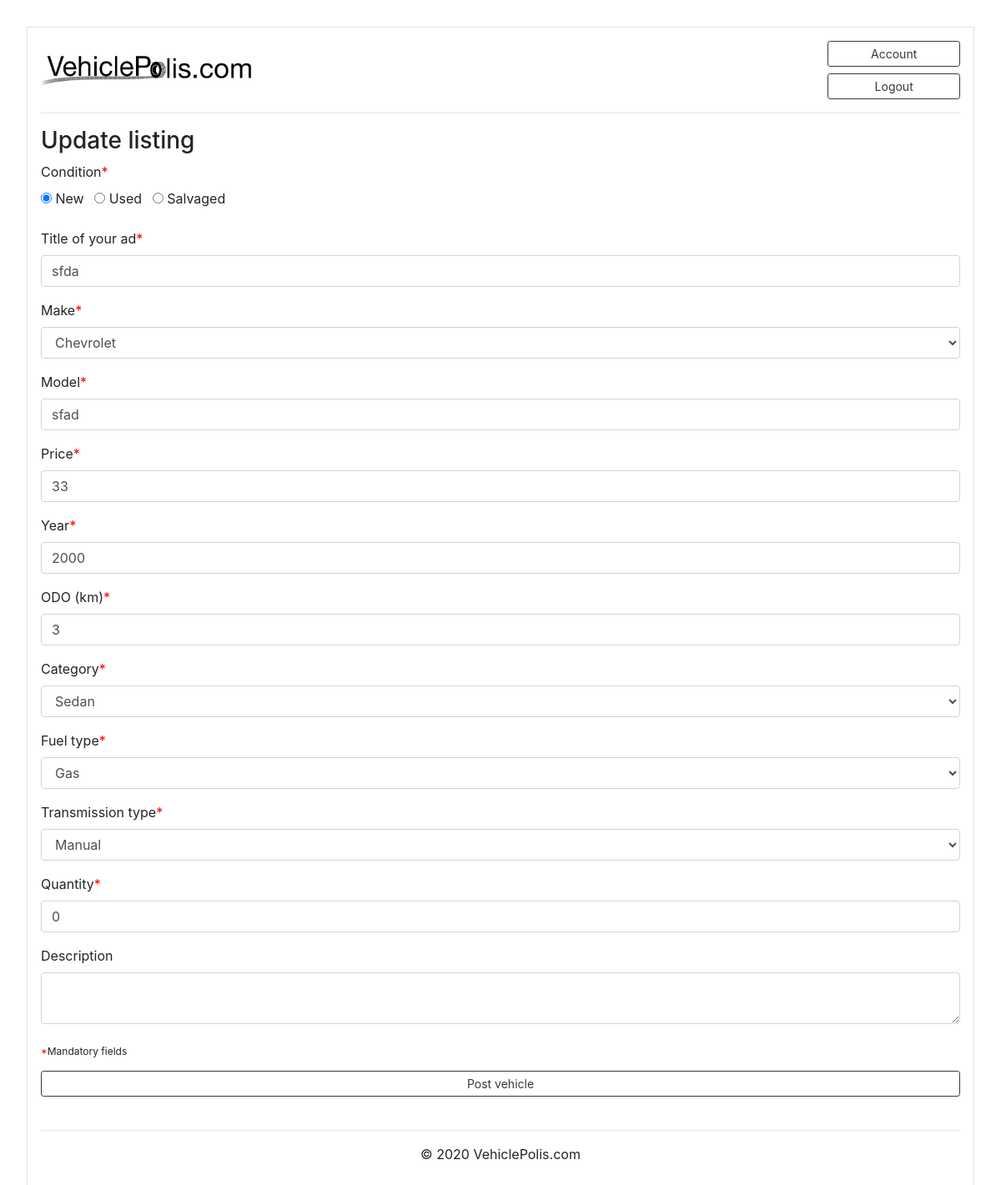
The page /item_details/12/update (signed in) on the database its author committed.
### marketplace/models.py (models this page shows, shortened)
class Post(db.Model):
    id = db.Column(db.Integer, primary_key=True)
    condition = db.Column(db.String(100), nullable=False)
    title = db.Column(db.String(100), nullable=False)
    make = db.Column(db.String(100), nullable=False)
    model = db.Column(db.String(100), nullable=False)
    price = db.Column(db.Integer(), nullable=False)
    year = db.Column(db.Integer(), nullable=False)
    ODO = db.Column(db.Integer(), nullable=False)
    category = db.Column(db.String(100), nullable=False)
    fuel = db.Column(db.String(100), nullable=False)
    transmission = db.Column(db.String(100), nullable=False)
    quantity = db.Column(db.Integer(), nullable=False)
    date_posted = db.Column(db.DateTime, nullable=False, default=datetime.now)
    description = db.Column(db.Text, nullable=True)
    image_file = db.Column(db.String(20), nullable=False, default='default.png')
    user_id = db.Column(db.Integer, db.ForeignKey('user.id'), nullable=False)
    orders = db.relationship('Order', backref='item', lazy=True)
    reviews = db.relationship('Review', backref='item', lazy=True)

### marketplace/routes.py (the view)
@current_app.route("/item_details/<int:post_id>/update", methods=['GET','POST'])
@login_required
def update_post(post_id):
    searchform = SearchForm()
    post = Post.query.get_or_404(post_id)
    if post.author != current_user:
        abort(403)
    form = PostForm()
    if form.validate_on_submit():
        post.title = form.title.data
        post.make = form.make.data
        post.condition = form.condition.data
        post.model = form.model.data
        post.price = form.price.data
        post.year = form.year.data
        post.ODO = form.ODO.data
        post.category = form.category.data
        post.fuel = form.fuel.data
        post.transmission = form.transmission.data
        post.description = form.description.data
        post.quantity = form.quantity.data
        db.session.commit()
        flash('Your listing has been updated!', 'success')
        return redirect(url_for('post', post_id=post.id))
    elif request.method == 'GET':
        form.title.data = post.title
        form.make.data = post.make
        form.condition.data = post.condition
        form.model.data = post.model
        form.price.data = post.price
        form.year.data = post.year
        form.ODO.data = post.ODO
        form.category.data = post.category
        form.fuel.data = post.fuel
        form.transmission.data = post.transmission
        form.quantity.data = post.quantity
        form.description.data = post.description
    return render_template('add_item.html', searchform=searchform, form=form, legend='Update listing')

### marketplace/forms.py
class SearchForm(FlaskForm):
    text = StringField('Search')
    submit = SubmitField('Search')

### marketplace/models.py (called while the page is built)
@login_manager.user_loader
def load_user(user_id):
    return User.query.get(int(user_id))

### marketplace/templates/add_item.html (shortened to what this page needs)
{% extends "base.html" %}
{% block content %}
<div class="row">
  <div class="col-xl-12">
  <h3 class="mb-2"> {{ legend }}</h3>
<form method="POST" action="" enctype="multipart/form-data">
  <fieldset class="form-group">
    <div class="form-group">
      {{ form.condition.label }}<font color="red">*</font><br>
      {% for radio in form.condition %}
          {{ radio }}
          {{ radio.label(class="mr-2")}}
      {% endfor %}
    </div>
    <div class="form-group">
      {{ form.title.label }}<font color="red">*</font><br>
      {% if form.title.errors %}
          {{ form.title(class="form-control is-invalid") }}
          <div class="invalid-feedback">
              {% for error in form.title.errors %}
                  <span>{{ error }}</span>
              {% endfor %}
          </div>
      {% else %}
          {{ form.title(class="form-control", placeholder="Enter title of your listing") }}
      {% endif %}
    </div>
    <div class="form-group">
      {{ form.make.label }}<font color="red">*</font>
      <br>
      {{ form.make(class="form-control") }}
    </div>
    <div class="form-group">
      {{ form.model.label }}<font color="red">*</font>
      {% if form.model.errors %}
          {{ form.model(class="form-control is-invalid") }}
          <div class="invalid-feedback">
              {% for error in form.model.errors %}
                  <span>{{ error }}</span>
              {% endfor %}
          </div>
      {% else %}
          {{ form.model(class="form-control", placeholder="Enter model") }}
      {% endif %}
    </div>
    <div class="form-group">
      {{ form.price.label }}<font color="red">*</font>
      {% if form.price.errors %}
          {{ form.price(class="form-control is-invalid") }}
          <div class="invalid-feedback">
              {% for error in form.price.errors %}
                  <span>{{ error }}</span>
              {% endfor %}
          </div>
      {% else %}
          {{ form.price(class="form-control", placeholder="Enter price in AUD") }}
      {% endif %}
    </div>
    <div class="form-group">
      {{ form.year.label }}<font color="red">*</font>
      {% if form.year.errors %}
          {{ form.year(class="form-control is-invalid") }}
          <div class="invalid-feedback">
              {% for error in form.year.errors %}
                  <span>{{ error }}</span>
              {% endfor %}
          </div>
      {% else %}
          {{ form.year(class="form-control", placeholder="Enter year of manufacture") }}
      {% endif %}
    </div>
    <div class="form-group">
      {{ form.ODO.label }}<font color="red">*</font>
      {% if form.ODO.errors %}
          {{ form.ODO(class="form-control is-invalid") }}
          <div class="invalid-feedback">
              {% for error in form.ODO.errors %}
                  <span>{{ error }}</span>
              {% endfor %}
          </div>
      {% else %}
          {{ form.ODO(class="form-control", placeholder="Enter ODO in km") }}
      {% endif %}
    </div>
    <div class="form-group">
      {{ form.category.label(class="form-control-label") }}<font color="red">*</font>
      <br>
      {{ form.category(class="form-control") }}
    </div>
    <div class="form-group">
      {{ form.fuel.label(class="form-control-label") }}<font color="red">*</font>
      <br>
      {{ form.fuel(class="form-control") }}
    </div>
    <div class="form-group">
      {{ form.transmission.label(class="form-control-label") }}<font color="red">*</font>
      <br>
      {{ form.transmission(class="form-control") }}
    </div>
    <div class="form-group">
      {{ form.quantity.label(class="form-control-label") }}<font color="red">*</font>
      {% if form.quantity.errors %}
          {{ form.quantity(class="form-control is-invalid") }}
          <div class="invalid-feedback">
              {% for error in form.quantity.errors %}
                  <span>{{ error }}</span>
              {% endfor %}
          </div>
      {% else %}
          {{ form.quantity(class="form-control", placeholder="Enter quantity") }}
      {% endif %}
    </div>
    <div class="form-group">
      {{ form.description.label(class="form-control-label") }}
      {% if form.description.errors %}
          {{ form.description(class="form-control is-invalid") }}
          <div class="invalid-feedback">
              {% for error in form.description.errors %}
                  <span>{{ error }}</span>
              {% endfor %}
          </div>
      {% else %}
          {{ form.description(class="form-control") }}
      {% endif %}
    </div>
  </fieldset>
  <div class="mt-n3"><sub><font color="red">*</font>Mandatory fields</sub></div>
  <div class="form-group mt-3">
      {{ form.submit(class="btn btn-outline-dark btn-block btn-sm")}}
  </div>
</form>
{% endblock content %}

### marketplace/static/CSS/styles.css (style rules this page uses)
body { margin:2rem; }

### rows shown on the page
Post: title "sfda", make "Chevrolet", model "sfad", price "33", year "2000", ODO "3", category "Sedan", fuel "Gas", transmission "Manual", quantity "0"

### other values the page prints
{{ legend }} "Update listing"
{{ radio.label(class="mr-2") }} "New" "Used" "Salvaged"
